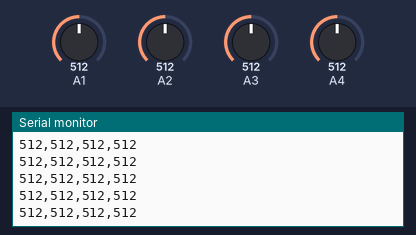
Bench run of a sketch on a simulated Arduino Uno, built with avr-gcc and run on an emulated ATmega328P. Shown: the last lines printed to the serial monitor. Inputs (shaded band) come from the test bench; at power-on: A1 = 512, A2 = 512, A3 = 512, A4 = 512.

Above: at 4.7 s.
4.8 s: A1 set to 109
At 5.7 s:
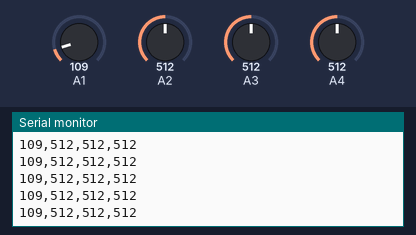
7.8 s: A1 set to 91
At 8.9 s:
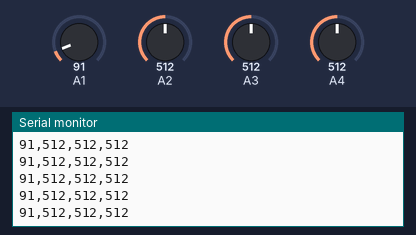
9.3 s: A2 set to 109
At 10.0 s:
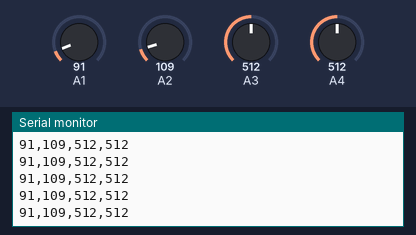
12.3 s: A2 set to 89
Timing chart, 0 to 12.7 s (numbered marks = the images above; inputs shaded):
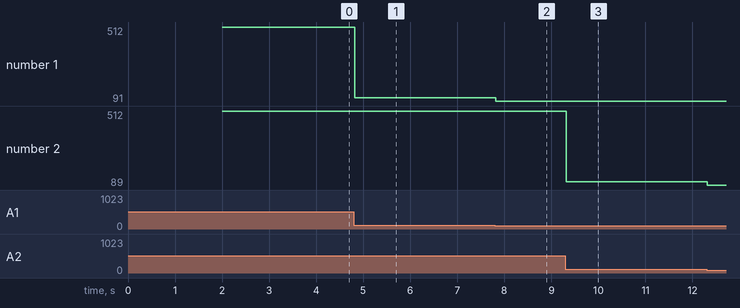

The sketch:

sketch_pencil_read.ino
```cpp
int raw1 = 0;
int raw2 = 0;
int raw3 = 0;
int raw4 = 0;

void setup(){
  delay(2000);
  Serial.begin(38400);
}

void loop(){
  raw1 = analogRead(1);
  raw2 = analogRead(2);
  raw3 = analogRead(3);
  raw4 = analogRead(4);
  Serial.print(raw1);
  Serial.print(",");
  Serial.print(raw2);
  Serial.print(",");
  Serial.print(raw3);
  Serial.print(",");
  Serial.println(raw4);
}
```

Measured:
- after the input at 4.8 s, the serial monitor: prints a new line at once (image 1)
- after the input at 7.8 s, the serial monitor: prints a new line at once (image 2)
- after the input at 9.3 s, the serial monitor: prints a new line at once (image 3)
- plotted number 1: 512 → 109 after the input at 4.8 s, 109 → 91 after the input at 7.8 s
- plotted number 2: 109 → 89 after the input at 12.3 s
